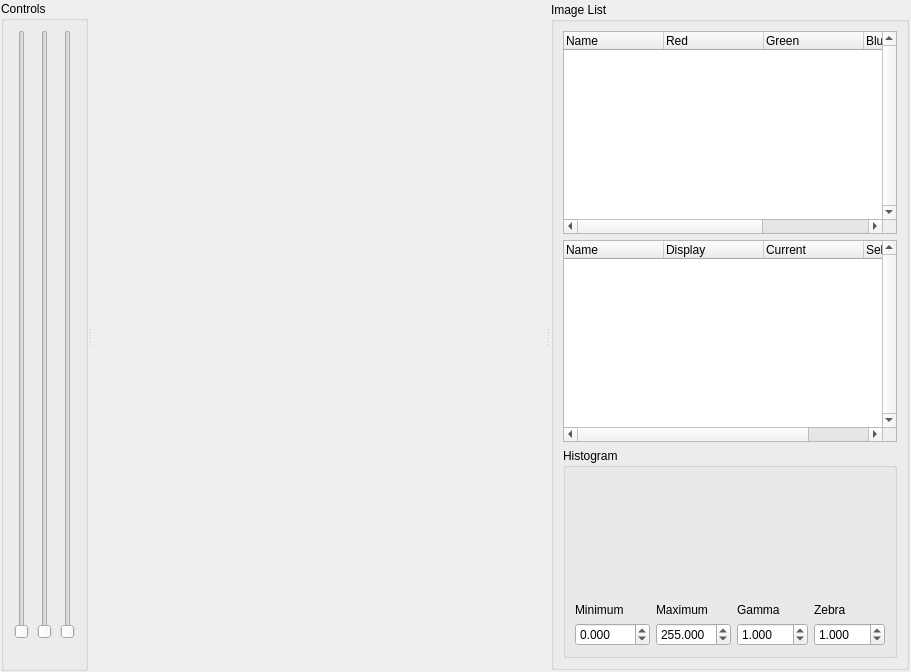
<?xml version="1.0" encoding="UTF-8"?>
<ui version="4.0">
 <class>MdiChild</class>
 <widget class="QDialog" name="MdiChild">
  <property name="geometry">
   <rect>
    <x>0</x>
    <y>0</y>
    <width>911</width>
    <height>672</height>
   </rect>
  </property>
  <property name="windowTitle">
   <string>Multispectral Image Project</string>
  </property>
  <property name="sizeGripEnabled">
   <bool>false</bool>
  </property>
  <layout class="QGridLayout" name="gridLayout">
   <property name="leftMargin">
    <number>1</number>
   </property>
   <property name="topMargin">
    <number>1</number>
   </property>
   <property name="rightMargin">
    <number>1</number>
   </property>
   <property name="bottomMargin">
    <number>1</number>
   </property>
   <item row="1" column="0">
    <widget class="QSplitter" name="splitter">
     <property name="orientation">
      <enum>Qt::Horizontal</enum>
     </property>
     <widget class="QGroupBox" name="groupBox_2">
      <property name="title">
       <string>Controls</string>
      </property>
      <layout class="QGridLayout" name="gridLayout_5">
       <item row="0" column="0">
        <widget class="QSlider" name="verticalSliderMinimum">
         <property name="minimumSize">
          <size>
           <width>17</width>
           <height>0</height>
          </size>
         </property>
         <property name="maximum">
          <number>1000</number>
         </property>
         <property name="pageStep">
          <number>100</number>
         </property>
         <property name="orientation">
          <enum>Qt::Vertical</enum>
         </property>
         <property name="invertedAppearance">
          <bool>false</bool>
         </property>
         <property name="invertedControls">
          <bool>false</bool>
         </property>
         <property name="tickPosition">
          <enum>QSlider::NoTicks</enum>
         </property>
        </widget>
       </item>
       <item row="0" column="1">
        <widget class="QSlider" name="verticalSliderMaximum">
         <property name="minimumSize">
          <size>
           <width>17</width>
           <height>0</height>
          </size>
         </property>
         <property name="maximum">
          <number>1000</number>
         </property>
         <property name="pageStep">
          <number>100</number>
         </property>
         <property name="orientation">
          <enum>Qt::Vertical</enum>
         </property>
        </widget>
       </item>
       <item row="0" column="2">
        <widget class="QSlider" name="verticalSliderGamma">
         <property name="minimumSize">
          <size>
           <width>17</width>
           <height>0</height>
          </size>
         </property>
         <property name="maximum">
          <number>1000</number>
         </property>
         <property name="singleStep">
          <number>100</number>
         </property>
         <property name="orientation">
          <enum>Qt::Vertical</enum>
         </property>
        </widget>
       </item>
       <item row="1" column="0">
        <widget class="QLabel" name="label_5">
         <property name="text">
          <string/>
         </property>
         <property name="pixmap">
          <pixmap resource="mdi.qrc">:/images/min_icon_16x16.png</pixmap>
         </property>
         <property name="alignment">
          <set>Qt::AlignCenter</set>
         </property>
        </widget>
       </item>
       <item row="1" column="1">
        <widget class="QLabel" name="label_6">
         <property name="text">
          <string/>
         </property>
         <property name="pixmap">
          <pixmap resource="mdi.qrc">:/images/max_icon_16x16.png</pixmap>
         </property>
         <property name="alignment">
          <set>Qt::AlignCenter</set>
         </property>
        </widget>
       </item>
       <item row="1" column="2">
        <widget class="QLabel" name="label_7">
         <property name="text">
          <string/>
         </property>
         <property name="pixmap">
          <pixmap resource="mdi.qrc">:/images/gamma_icon_16x16.png</pixmap>
         </property>
         <property name="scaledContents">
          <bool>true</bool>
         </property>
         <property name="alignment">
          <set>Qt::AlignCenter</set>
         </property>
        </widget>
       </item>
      </layout>
     </widget>
     <widget class="QWidget" name="widgetGraphicsViewPlaceholder" native="true">
      <property name="sizePolicy">
       <sizepolicy hsizetype="Expanding" vsizetype="Expanding">
        <horstretch>10</horstretch>
        <verstretch>1</verstretch>
       </sizepolicy>
      </property>
      <property name="minimumSize">
       <size>
        <width>0</width>
        <height>0</height>
       </size>
      </property>
     </widget>
     <widget class="QWidget" name="widgetToolsPlaceholder" native="true">
      <property name="sizePolicy">
       <sizepolicy hsizetype="Minimum" vsizetype="Minimum">
        <horstretch>0</horstretch>
        <verstretch>0</verstretch>
       </sizepolicy>
      </property>
      <layout class="QGridLayout" name="gridLayout_2">
       <property name="leftMargin">
        <number>1</number>
       </property>
       <property name="topMargin">
        <number>1</number>
       </property>
       <property name="rightMargin">
        <number>1</number>
       </property>
       <property name="bottomMargin">
        <number>1</number>
       </property>
       <item row="0" column="0">
        <widget class="QGroupBox" name="groupBoxChannelAssignments">
         <property name="sizePolicy">
          <sizepolicy hsizetype="Preferred" vsizetype="Preferred">
           <horstretch>0</horstretch>
           <verstretch>1</verstretch>
          </sizepolicy>
         </property>
         <property name="title">
          <string>Image List</string>
         </property>
         <layout class="QGridLayout" name="gridLayout_4">
          <item row="0" column="0">
           <widget class="QTreeWidget" name="treeWidgetImageSet">
            <property name="statusTip">
             <string extracomment="Images belonging to the set"/>
            </property>
            <property name="verticalScrollBarPolicy">
             <enum>Qt::ScrollBarAlwaysOn</enum>
            </property>
            <property name="horizontalScrollBarPolicy">
             <enum>Qt::ScrollBarAlwaysOn</enum>
            </property>
            <property name="editTriggers">
             <set>QAbstractItemView::AnyKeyPressed|QAbstractItemView::EditKeyPressed|QAbstractItemView::SelectedClicked</set>
            </property>
            <property name="showDropIndicator" stdset="0">
             <bool>true</bool>
            </property>
            <property name="dragEnabled">
             <bool>true</bool>
            </property>
            <property name="dragDropMode">
             <enum>QAbstractItemView::InternalMove</enum>
            </property>
            <property name="defaultDropAction">
             <enum>Qt::IgnoreAction</enum>
            </property>
            <property name="alternatingRowColors">
             <bool>true</bool>
            </property>
            <property name="selectionMode">
             <enum>QAbstractItemView::SingleSelection</enum>
            </property>
            <property name="selectionBehavior">
             <enum>QAbstractItemView::SelectRows</enum>
            </property>
            <property name="sortingEnabled">
             <bool>false</bool>
            </property>
            <property name="allColumnsShowFocus">
             <bool>true</bool>
            </property>
            <property name="expandsOnDoubleClick">
             <bool>false</bool>
            </property>
            <property name="columnCount">
             <number>5</number>
            </property>
            <attribute name="headerDefaultSectionSize">
             <number>100</number>
            </attribute>
            <attribute name="headerMinimumSectionSize">
             <number>10</number>
            </attribute>
            <attribute name="headerShowSortIndicator" stdset="0">
             <bool>false</bool>
            </attribute>
            <column>
             <property name="text">
              <string notr="true">Name</string>
             </property>
            </column>
            <column>
             <property name="text">
              <string notr="true">Red</string>
             </property>
            </column>
            <column>
             <property name="text">
              <string notr="true">Green</string>
             </property>
            </column>
            <column>
             <property name="text">
              <string notr="true">Blue</string>
             </property>
            </column>
            <column>
             <property name="text">
              <string>Selected</string>
             </property>
            </column>
           </widget>
          </item>
          <item row="1" column="0">
           <widget class="QTreeWidget" name="treeWidgetLabelledPointSet">
            <property name="statusTip">
             <string extracomment="Images belonging to the set"/>
            </property>
            <property name="verticalScrollBarPolicy">
             <enum>Qt::ScrollBarAlwaysOn</enum>
            </property>
            <property name="horizontalScrollBarPolicy">
             <enum>Qt::ScrollBarAlwaysOn</enum>
            </property>
            <property name="editTriggers">
             <set>QAbstractItemView::AnyKeyPressed|QAbstractItemView::EditKeyPressed|QAbstractItemView::SelectedClicked</set>
            </property>
            <property name="showDropIndicator" stdset="0">
             <bool>true</bool>
            </property>
            <property name="dragEnabled">
             <bool>true</bool>
            </property>
            <property name="dragDropMode">
             <enum>QAbstractItemView::InternalMove</enum>
            </property>
            <property name="alternatingRowColors">
             <bool>true</bool>
            </property>
            <property name="selectionMode">
             <enum>QAbstractItemView::SingleSelection</enum>
            </property>
            <property name="selectionBehavior">
             <enum>QAbstractItemView::SelectRows</enum>
            </property>
            <property name="sortingEnabled">
             <bool>false</bool>
            </property>
            <property name="allColumnsShowFocus">
             <bool>true</bool>
            </property>
            <property name="expandsOnDoubleClick">
             <bool>false</bool>
            </property>
            <property name="columnCount">
             <number>4</number>
            </property>
            <attribute name="headerDefaultSectionSize">
             <number>100</number>
            </attribute>
            <attribute name="headerMinimumSectionSize">
             <number>10</number>
            </attribute>
            <attribute name="headerShowSortIndicator" stdset="0">
             <bool>false</bool>
            </attribute>
            <column>
             <property name="text">
              <string notr="true">Name</string>
             </property>
            </column>
            <column>
             <property name="text">
              <string notr="true">Display</string>
             </property>
            </column>
            <column>
             <property name="text">
              <string>Current</string>
             </property>
            </column>
            <column>
             <property name="text">
              <string>Selected</string>
             </property>
            </column>
           </widget>
          </item>
          <item row="2" column="0">
           <widget class="QGroupBox" name="groupBox">
            <property name="title">
             <string>Histogram</string>
            </property>
            <layout class="QGridLayout" name="gridLayout_3">
             <item row="0" column="0" colspan="4">
              <widget class="QWidget" name="widgetHistogramPlaceholder" native="true">
               <property name="sizePolicy">
                <sizepolicy hsizetype="Expanding" vsizetype="Expanding">
                 <horstretch>0</horstretch>
                 <verstretch>0</verstretch>
                </sizepolicy>
               </property>
               <property name="minimumSize">
                <size>
                 <width>300</width>
                 <height>120</height>
                </size>
               </property>
              </widget>
             </item>
             <item row="1" column="0">
              <widget class="QLabel" name="label">
               <property name="text">
                <string>Minimum</string>
               </property>
              </widget>
             </item>
             <item row="1" column="1">
              <widget class="QLabel" name="label_2">
               <property name="text">
                <string>Maximum</string>
               </property>
              </widget>
             </item>
             <item row="1" column="2">
              <widget class="QLabel" name="label_3">
               <property name="text">
                <string>Gamma</string>
               </property>
              </widget>
             </item>
             <item row="1" column="3">
              <widget class="QLabel" name="label_4">
               <property name="text">
                <string>Zebra</string>
               </property>
              </widget>
             </item>
             <item row="2" column="0">
              <widget class="QDoubleSpinBox" name="doubleSpinBoxMin">
               <property name="decimals">
                <number>3</number>
               </property>
               <property name="minimum">
                <double>-999.000000000000000</double>
               </property>
               <property name="maximum">
                <double>999.000000000000000</double>
               </property>
              </widget>
             </item>
             <item row="2" column="1">
              <widget class="QDoubleSpinBox" name="doubleSpinBoxMax">
               <property name="decimals">
                <number>3</number>
               </property>
               <property name="minimum">
                <double>-999.000000000000000</double>
               </property>
               <property name="maximum">
                <double>999.000000000000000</double>
               </property>
               <property name="value">
                <double>255.000000000000000</double>
               </property>
              </widget>
             </item>
             <item row="2" column="2">
              <widget class="QDoubleSpinBox" name="doubleSpinBoxGamma">
               <property name="decimals">
                <number>3</number>
               </property>
               <property name="minimum">
                <double>0.001000000000000</double>
               </property>
               <property name="maximum">
                <double>999.000000000000000</double>
               </property>
               <property name="singleStep">
                <double>0.100000000000000</double>
               </property>
               <property name="value">
                <double>1.000000000000000</double>
               </property>
              </widget>
             </item>
             <item row="2" column="3">
              <widget class="QDoubleSpinBox" name="doubleSpinBoxZebra">
               <property name="decimals">
                <number>3</number>
               </property>
               <property name="minimum">
                <double>0.001000000000000</double>
               </property>
               <property name="maximum">
                <double>999.000000000000000</double>
               </property>
               <property name="singleStep">
                <double>0.100000000000000</double>
               </property>
               <property name="value">
                <double>1.000000000000000</double>
               </property>
              </widget>
             </item>
            </layout>
           </widget>
          </item>
         </layout>
        </widget>
       </item>
      </layout>
     </widget>
    </widget>
   </item>
  </layout>
 </widget>
 <resources>
  <include location="mdi.qrc"/>
 </resources>
 <connections/>
</ui>
